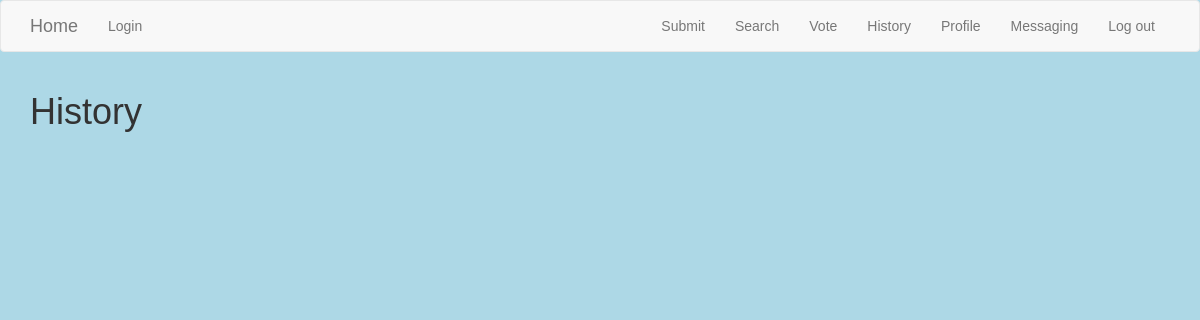
/history?week=2020-06-18, run on an earlier commit of the app's database.
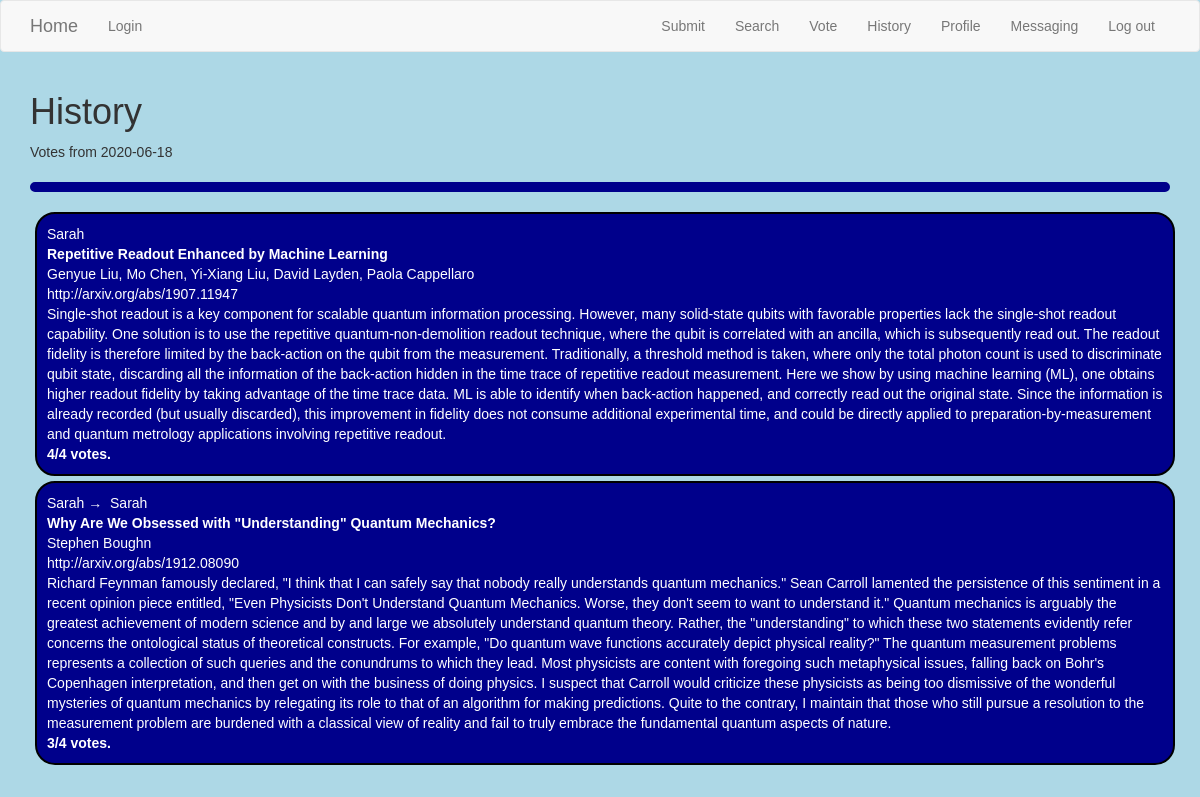
And on a later commit of the database.
### app/models.py (models this page shows, shortened)
class Paper(db.Model):
    id = db.Column(db.Integer, primary_key=True)
    title = db.Column(db.String(140))
    timestamp = db.Column(db.Date, index=True, default=datetime.utcnow)
    link = db.Column(db.String(140), unique=True)
    abstract = db.Column(db.String(512))
    authors = db.Column(db.String(256))
    voted = db.Column(db.Date)
    score_n = db.Column(db.Integer)
    score_d = db.Column(db.Integer)
    comment = db.Column(db.String(256))
    subber_id = db.Column(db.Integer, db.ForeignKey('user.id'))
    volunteer_id = db.Column(db.Integer, db.ForeignKey('user.id'))
    subber = db.relationship('User', backref='subs',
                             foreign_keys=[subber_id])
    volunteer = db.relationship('User', backref='vols',
                             foreign_keys=[volunteer_id])

class User(UserMixin, db.Model):
    id = db.Column(db.Integer, primary_key=True)
    username = db.Column(db.String(64), index=True, unique=True)
    firstname = db.Column(db.String(64))
    lastname = db.Column(db.String(64))
    email = db.Column(db.String(120), index=True, unique=True)
    password_hash = db.Column(db.String(128))
    admin = db.Column(db.Boolean, default=False)
    password_hold = db.Column(db.String(128))
    retired = db.Column(db.Boolean, default=False)
    hp = db.Column(db.Integer, default=0)

### app/main/routes.py (the view)
@bp.route('/history')
def history():
    week = request.args.get('week', None)
    if week:
        papers = Paper.query.filter_by(voted = week).all()
        return render_template('main/history.html', papers=papers,
                               showvote=True, showsub=True)
    weeks = [paper.voted for paper
             in Paper.query.group_by(Paper.voted).all()]
    weeks.reverse()
    weeks.pop(-1)
    return render_template('main/history.html', weeks=weeks)

### app/templates/main/history.html
{% extends 'base.html' %}
{% block app_content %}
<h1>History</h1>
{% if papers %}
Votes from {{ papers[0].voted }}<hr>
{% for paper in papers %}
{% include 'main/_paper.html' %}
{% endfor %}
{% else %}
{% for week in weeks %}
<a href='{{ url_for('main.history', week=week) }}'>{{ week }}</a><br>
{% endfor %}
{% endif %}
{% endblock %}

### app/templates/base.html (shortened to what this page needs)
{% extends 'bootstrap/base.html' %}
{% block head %}
{{ super() }}
{% endblock %}
{% block navbar %}
<nav class='navbar navbar-default'>
  <div class='container'>
    <div class='navbar-header'>
      <a class='navbar-brand' href="{{ url_for('main.index') }}">Home</a>
    </div>
    <div class='collapse navbar-collapse'>
      <ul class='nav navbar-nav'>
	<li class='nav-item'><a href="{{ url_for('auth.login') }}">Login</a></li>
      </ul>
      <ul class='nav navbar-nav navbar-right'>
	<li class='nav-item'><a href="{{ url_for('main.submit') }}">Submit</a></li>
	<li><a href="{{ url_for('main.search') }}">Search</a></li>
	<li><a href="{{ url_for('main.vote') }}">Vote</a></li>
	<li><a href="{{ url_for('main.history') }}">History</a></li>
	<li><a href="{{ url_for('main.user', username=current_user.username) }}">Profile</a></li>
	<li><a href="{{ url_for('main.message') }}">Messaging</a></li>
	<li><a href="{{ url_for('auth.logout') }}">Log out</a></li>
      </ul>
    </div>
  </div>
</nav>
{% endblock %}
{% block content %}
<div class='container'>
    {% block app_content %}{% endblock %}
</div>
{% endblock %}
{% block styles %}
{{super()}}
<link rel='stylesheet' type='text/css' href='{{ url_for('static', filename='style.css') }}'>
{% endblock %}

### app/templates/main/_paper.html (shortened to what this page needs)
<div class='table table-hover'>
  <tr>
    <td width='70px'>
      {% if showsub %}
      <a href="{{ url_for('main.user', username=paper.subber.username) }}">
	{{ paper.subber.firstname }}
      </a>
      {% if paper.volunteer.firstname is defined %}
      &#8594;&nbsp;
      <a href="{{ url_for('main.user', username=paper.volunteer.username) }}">
	{{ paper.volunteer.firstname }}
      </a>
      {% endif %}<br>
      {% endif %}
    </td>
    <td>
      <span class='title'>{{ paper.title }}</span><br>
      {{ paper.authors }}<br>
      <a href='{{ paper.link }}'>{{ paper.link }}</a><br>
      {{ paper.abstract|replace('\\\\', '\\') }}<br>
      {% if showvote %}
      <span class='votes'>{{ paper.score_n }}/{{ paper.score_d }} votes.
      </span>
      {% endif %}
    </td>
  </tr>
{% if not extras %}</div>{% endif %}

### app/static/style.css (style rules this page uses)
body { background-color: lightblue; font-family: arial; }
.title { font-weight: bold; }
hr { border: 5px solid darkblue; border-radius: 5px; }
.table-hover { border: 2px solid black; border-radius: 20px; padding: 10px; margin: 5px; background-color: darkblue; color: white; }
.table-hover a { color:white; }
.votes { font-weight: bold; }

What changed in the data, as far as the page shows it:
now on this page (row edited): Paper: voted "2020-06-18", subber.firstname "Sarah", title "Repetitive Readout Enhanced by Machine Learning", authors "Genyue Liu, Mo Chen, Yi-Xiang Liu, David Layden, Paola Cappellaro", link "http://arxiv.org/abs/1907.11947", abstract "Single-shot readout is a key component for scalable quantum information processing. However, many solid-state qubits with favorable properties lack the single-shot readout capability. One solution is to use the repetitive quantum-non-demolition readout technique, where the qubit is correlated with an ancilla, which is subsequently read out. The readout fidelity is therefore limited by the back-action on the qubit from the measurement. Traditionally, a threshold method is taken, where only the total photon count is used to discriminate qubit state, discarding all the information of the back-action hidden in the time trace of repetitive readout measurement. Here we show by using machine…", score_n "4", score_d "4"
now on this page (row edited): Paper: subber.firstname "Sarah", volunteer.firstname "Sarah", title "Why Are We Obsessed with \"Understanding\" Quantum Mechanics?", authors "Stephen Boughn", link "http://arxiv.org/abs/1912.08090", abstract "Richard Feynman famously declared, \"I think that I can safely say that nobody really understands quantum mechanics.\" Sean Carroll lamented the persistence of this sentiment in a recent opinion piece entitled, \"Even Physicists Don't Understand Quantum Mechanics. Worse, they don't seem to want to understand it.\" Quantum mechanics is arguably the greatest achievement of modern science and by and large we absolutely understand quantum theory. Rather, the \"understanding\" to which these two statements evidently refer concerns the ontological status of theoretical constructs. For example, \"Do quantum wave functions accurately depict physical reality?\" The quantum measurement problems represents a…", score_n "3", score_d "4"
Also different on the page:
text now shown: "Votes from"
